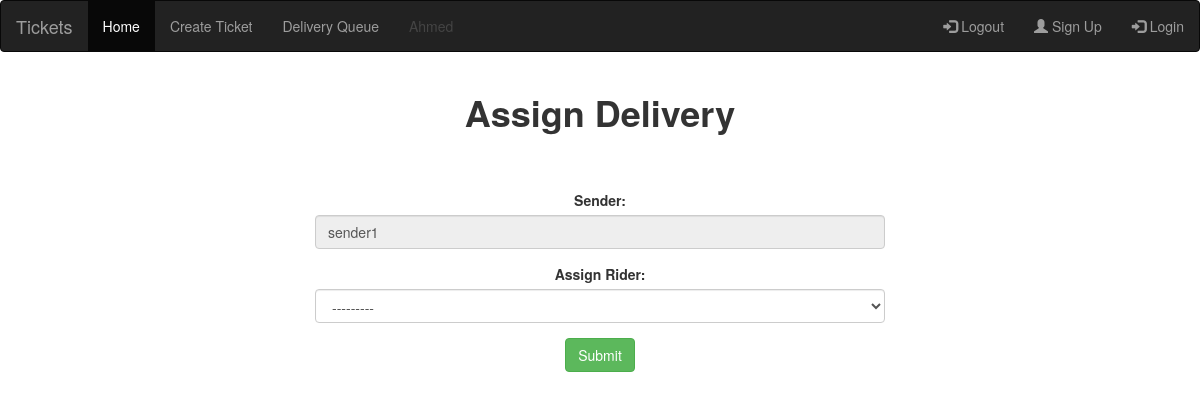
Page /delivery/assign_delivery/2 (signed in) on the committed database.
### users/models.py (models this page shows)
class User(AbstractUser):
    sender = models.BooleanField(default=False)
    rider = models.BooleanField(default=False)
    def __str__(self):
        return self.username

### delivery/models.py (models this page shows, shortened)
class Delivery(models.Model):
    sender = models.ForeignKey(User, on_delete=models.CASCADE)
    package_name = models.CharField(max_length=100)
    pickup_address = models.CharField(max_length=100)
    recipinet_name = models.CharField(max_length=100)
    recipinet_phone = models.CharField(max_length=50)
    recipinet_address = models.CharField(max_length=50)
    rider = models.ForeignKey(User ,on_delete=models.CASCADE, related_name='delivery_rider', null=True,blank=True)
    is_delivered = models.BooleanField(default=False)
    data_created = models.DateTimeField(auto_now_add=True)
    is_verified = models.BooleanField(default=False)
    has_rider = models.BooleanField(default=False)

### delivery/views.py (the view)
# urls.py: path('assign_delivery/<int:pk>', assign_delivery, name='assign_delivery'),
def assign_delivery(request,pk):
   obj = Delivery.objects.get(pk=pk)
   if request.method == 'POST':
      form = AssignDeleveryForm(request.POST, instance=obj)
      if form.is_valid():
        var = form.save(commit=False)
        var.has_rider = True
        var.save()
        messages.success(request, f'{var.rider} assign to deliver the pakage')
        return redirect('delivery_queue')
      else:
        messages.warning(request, 'Somthing went Error')
        return redirect('delivery_queue')
   else:
      form =AssignDeleveryForm(instance=obj)
      form.fields['rider'].queryset = User.objects.filter(rider=True)
      context = {
         "form":form,
         "obj":obj,
      }
      return render(request ,'assign_delevery.html',context)

### delivery/forms.py
class AssignDeleveryForm(forms.ModelForm):
    class Meta:
      model=Delivery
      fields = ['rider']

### delivery/templates/assign_delevery.html (shortened to what this page needs)
{% extends 'base.html' %}
{% load widget_tweaks %}
{% block body %}
<h1 style="text-align: center;"><strong>Assign Delivery</strong></h1>
<div style="width: 50%;margin-top: 5%;text-align: center;margin-left: 25%;">
  <form method="POST">
    <div class="form-group">
      <label for="name">Sender:</label>
      <input type="text" value="{{obj.sender}}" class="form-control" readonly>
    </div>
    <div class="form-group">
      <label for="pwd">Assign Rider:</label>
      {% render_field form.rider class="form-control" %}
    </div>
    <button type="submit" class="btn btn-success">Submit</button>
  </form>
</div>
{% endblock body %}

### templates/base.html (shortened to what this page needs)
<!DOCTYPE html>
<html lang="en">
<head>
  <link rel="stylesheet" href="https://maxcdn.bootstrapcdn.com/bootstrap/3.4.1/css/bootstrap.min.css">
</head>
<body>
    <nav class="navbar navbar-inverse">
      <div class="container-fluid">
        <div class="navbar-header">
          <a class="navbar-brand" href="/">Tickets</a>
        </div>
        <ul class="nav navbar-nav">
          <li class="active"><a href="#">Home</a></li>
          <li><a href="">Create Ticket</a></li>
          {% if request.user.sender %}
          <li><a href="{% url 'active_delivery' %}">Delivery Active</a></li>
          {% elif request.user.is_superuser %}
          <li><a href="{% url 'delivery_queue' %}">Delivery Queue</a></li>
          {% endif %}
          <li class="nav disabled"><a>{{request.user.username|capfirst}}</a></li>
        </ul>
        <ul class="nav navbar-nav navbar-right">
            <li><a href="{% url 'logout' %}"><span class="glyphicon glyphicon-log-in"></span> Logout</a></li>
            {% if request.user.is_superuser %}
            <li><a href="{% url 'register_rider' %}"><span class="glyphicon glyphicon-user"></span> Sign Up</a></li>
            {% endif %}
            <li><a href=""><span class="glyphicon glyphicon-log-in"></span> Login</a></li>
        </ul>
      </div>
    </nav>
  <div class="container mt-5">
    {% block body %}
    {% endblock body %}
  </div>
</body>
</html>

### rows in the picture
User: user.username "Ahmed"
Delivery: sender "sender1", rider "---------"
